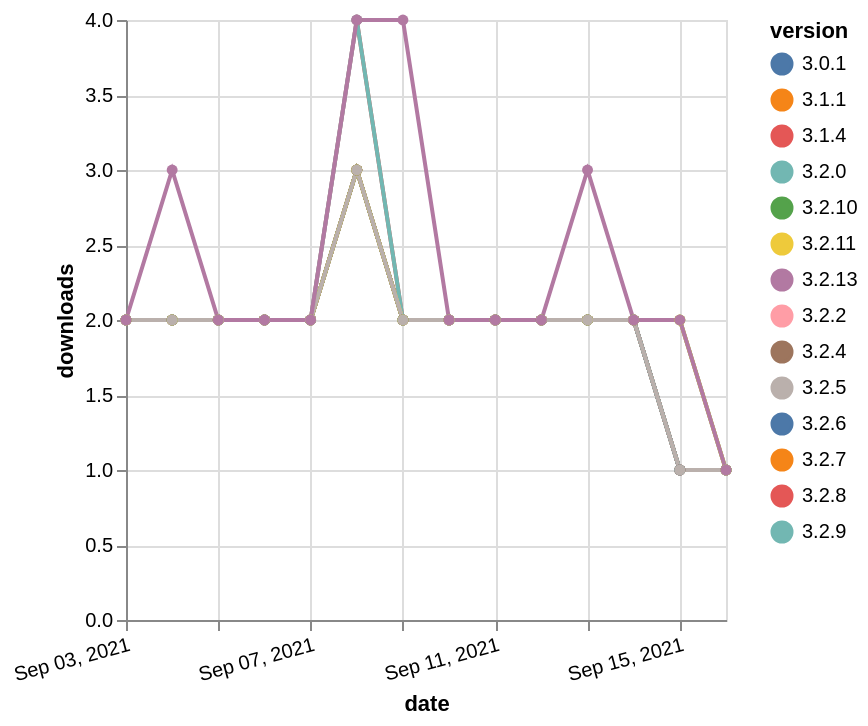

Write a Vega-Lite specification for this figure.
### Vega-Lite specification from a JSON file in a GitHub repository (floating-point values rounded to 4 significant figures; data arrays with more than 128 entries replaced by an {"elided": "..."} marker saying what was removed)
{"$schema": "https://vega.github.io/schema/vega-lite/v5.json", "description": "A simple bar chart with embedded data.", "data": {"values": {"elided": "196 records"}}, "width": "container", "mark": {"type": "line", "point": {"filled": true}}, "encoding": {"x": {"field": "date", "type": "temporal", "timeUnit": "yearmonthdate", "title": "date", "axis": {"labelAngle": -15}}, "y": {"field": "delta", "type": "quantitative", "title": "downloads"}, "color": {"field": "version", "type": "nominal"}, "tooltip": {"field": "delta"}}}
